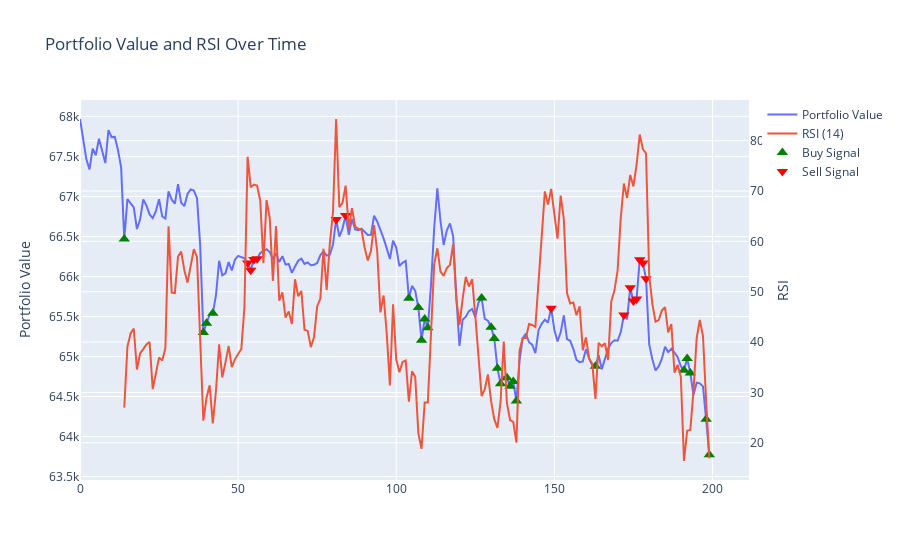

The notebook cell this image was saved under:
### Code cell
# RSI策略回测
import pdb
import ccxt
import numpy as np
import pandas as pd
import wind_library
import vectorbt as vbt
import plotly.graph_objs as go

# 获取Gate.io交易所BTC/USDT的1小时K线数据
btc_price = wind_library.get_ccxt_exchange_kline('gate', 'BTC/USDT', 'spot', '1h', 200).close

# RSI参数设置
rsi_window = 14

# 计算RSI指标
rsi = vbt.RSI.run(btc_price, rsi_window, short_name='RSI')

# 定义进入和退出条件：RSI低于某个阈值买入，高于某个阈值卖出
entry_threshold = 30  # RSI低于30时看涨
exit_threshold = 70  # RSI高于70时看跌
entries = rsi.rsi < entry_threshold
exits = rsi.rsi > exit_threshold

# 创建投资组合对象
pf = vbt.Portfolio.from_signals(btc_price, entries, exits, direction='longonly', size=np.inf, fees=0.001, freq='1h', sl_stop=0.01, tp_stop=0.02)

# 打印结果
print(f'total_return:\t{pf.total_return():.2f}%')
print(f'entries_counts:\t{entries[entries].sum()}{"\t"*3}exits_counts:\t{exits[exits].sum()}')  # 统计信号数量
print(pf.trades.records_readable[['Entry Fees', 'Exit Fees', 'PnL', 'Return']])

# 准备绘图数据
trades_plot_data = pf.trades.plot(width=1000)._data  # 获取原始的Plotly图形数据

# 获取买入和卖出信号点
entry_points = btc_price[entries].index
exit_points = btc_price[exits].index

# 创建双Y轴图
fig = go.Figure()

# 添加交易记录图（价格变动）
fig.add_trace(go.Scatter(    x=trades_plot_data[0]['x'],    y=trades_plot_data[0]['y'],    name='Portfolio Value',    yaxis='y1'))

# 添加RSI图
fig.add_trace(go.Scatter(    x=btc_price.index,    y=rsi.rsi,    name=f'RSI ({rsi_window})',    yaxis='y2'))

# 添加买入和卖出信号点
fig.add_trace(go.Scatter(    x=entry_points,    y=btc_price[entries],    mode='markers',    marker=dict(symbol='triangle-up', size=10, color='green'),    name='Buy Signal',    yaxis='y1'))

fig.add_trace(go.Scatter(    x=exit_points,    y=btc_price[exits],    mode='markers',    marker=dict(symbol='triangle-down', size=10, color='red'),    name='Sell Signal',    yaxis='y1'))

# 配置双Y轴
fig.update_layout(    yaxis=dict(title='Portfolio Value', side='left'),    yaxis2=dict(title='RSI', overlaying='y', side='right'),    title='Portfolio Value and RSI Over Time',    showlegend=True)

# 显示图表
fig.show()

### Figure 1 — Plotly figure (JSON) as saved in the notebook; plotly's stock layout.template omitted (floating-point values rounded to 4 significant figures; data arrays with more than 128 entries replaced by an {"elided": "..."} marker saying what was removed)
{"data": [{"name": "Portfolio Value", "type": "scatter", "x": {"elided": "200 int values"}, "y": {"elided": "200 float values"}, "yaxis": "y"}, {"name": "RSI (14)", "type": "scatter", "x": {"elided": "200 int values"}, "y": {"elided": "200 float values"}, "yaxis": "y2"}, {"marker": {"color": "green", "size": 10, "symbol": "triangle-up"}, "mode": "markers", "name": "Buy Signal", "type": "scatter", "x": [14, 39, 40, 42, 104, 107, 108, 109, 110, 127, 130, 131, 132, 133, 135, 136, 137, 138, 163, 191, 192, 193, 198, 199], "y": [66470.0, 65300.0, 65420.0, 65540.0, 65730.0, 65610.0, 65200.0, 65470.0, 65360.0, 65730.0, 65370.0, 65230.0, 64850.0, 64660.0, 64730.0, 64630.0, 64690.0, 64440.0, 64880.0, 64830.0, 64980.0, 64790.0, 64220.0, 63770.0], "yaxis": "y"}, {"marker": {"color": "red", "size": 10, "symbol": "triangle-down"}, "mode": "markers", "name": "Sell Signal", "type": "scatter", "x": [53, 54, 55, 56, 81, 84, 149, 172, 174, 175, 176, 177, 178, 179], "y": [66170.0, 66080.0, 66210.0, 66220.0, 66713, 66760, 65600.0, 65520.0, 65860.0, 65690.0, 65720.0, 66210.0, 66170.0, 65970.0], "yaxis": "y"}], "layout": {"autosize": true, "showlegend": true, "title": {"text": "Portfolio Value and RSI Over Time"}, "xaxis": {"autorange": true, "range": [0, 210.3], "type": "linear"}, "yaxis": {"autorange": true, "range": [63360.0, 68210.0], "side": "left", "title": {"text": "Portfolio Value"}, "type": "linear"}, "yaxis2": {"autorange": true, "overlaying": "y", "range": [12.6, 88.08], "side": "right", "title": {"text": "RSI"}, "type": "linear"}}}
